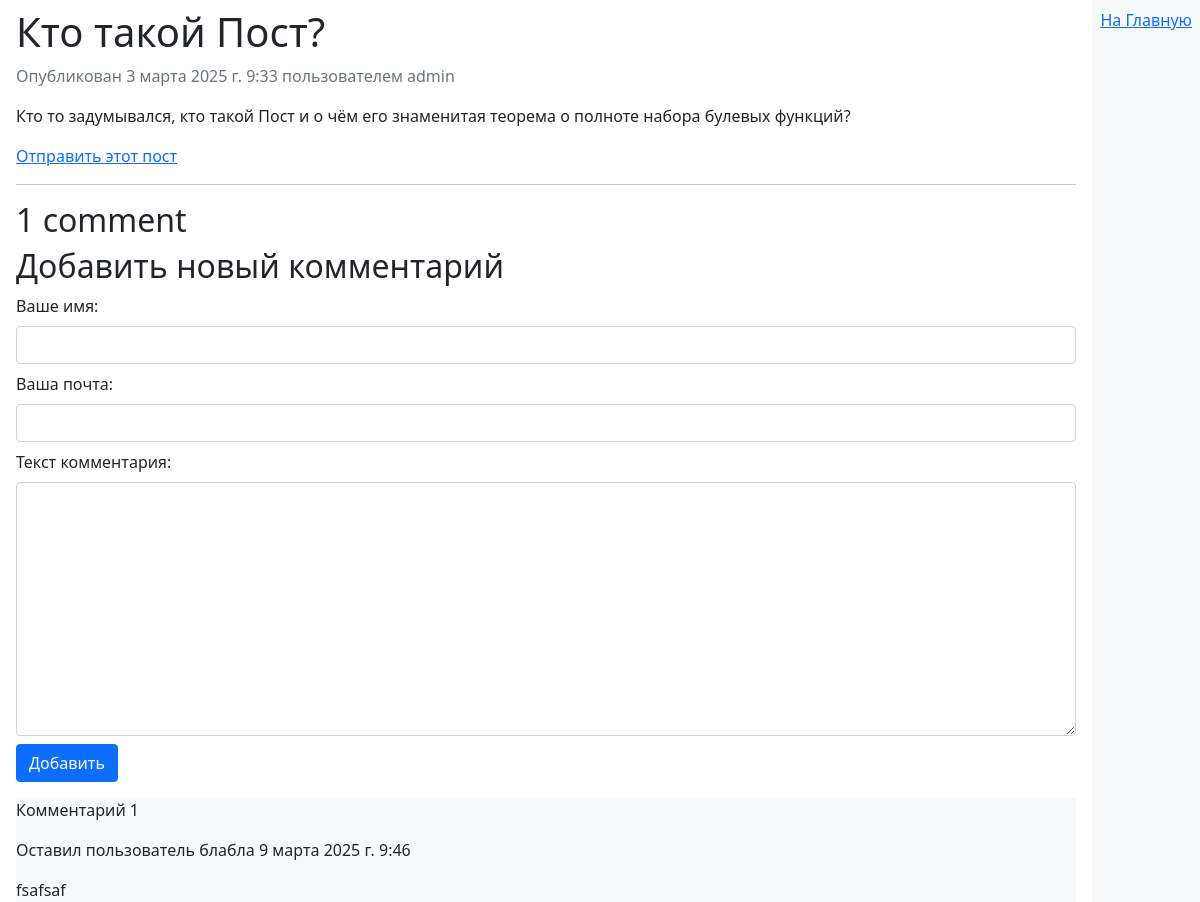
/blog/2025/3/3/2/, run on the app's committed database.
### blog/models.py (models this page shows, shortened)
class Post(models.Model):
    class Status(models.TextChoices):
        DRAFT = 'DF', 'Draft' # Пара значение-метка
        PUBLISHED = 'PB', 'Published'
    title = models.CharField(max_length=250)
    slug = models.SlugField(max_length=250, unique_for_date='publish') # Проверка на уникальность будет только по дате
    author = models.ForeignKey(User, on_delete=models.CASCADE, related_name='blog_posts')
    body = models.TextField()
    publish = models.DateTimeField(default=timezone.now)
    created = models.DateTimeField(auto_now_add=True) # При создании объекта, будет присвоена дата создания
    updated = models.DateTimeField(auto_now=True) # При каждом измении объекта, будет изменено и поле Update
    status = models.CharField(max_length=2, choices=Status.choices, default=Status.DRAFT)
    objects = models.Manager() # Менеджер, применяемый по умолчанию
    published = PublishedManager() # конкретно-прикладной менеджер
    class Meta:
        ordering = ['-publish']
        indexes = [
            models.Index(fields=['-publish'])
        ]

class Comment(models.Model):
    post = models.ForeignKey(Post,
                             on_delete=models.CASCADE,
                             related_name='comments')
    name = models.CharField(max_length=80, verbose_name='Ваше имя')
    email = models.EmailField(verbose_name='Ваша почта:')
    body = models.TextField('Текст комментария')
    created = models.DateTimeField(auto_now_add=True)
    updated = models.DateTimeField(auto_now=True)
    active = models.BooleanField(default=True)
    class Meta:
        ordering = ['created']
        indexes = [
            models.Index(fields=['created'])
        ]

### blog/views.py (the view)
# urls.py: path('<int:year>/<int:month>/<int:day>/<slug:post>/', views.post_detail, name="post_detail"),
def post_detail(request, year, month, day, post):
    post = get_object_or_404(Post,
                             status=Post.Status.PUBLISHED,
                             slug=post,
                             publish__year=year,
                             publish__month = month,
                             publish__day = day)
    comments = post.comments.filter(active=True)
    form = CommentPostForm()
    return render(request=request, template_name='blog/post/detail.html', context={'post': post, 'comments': comments, 'form': form})

### blog/forms.py
class CommentPostForm(forms.ModelForm):
    class Meta:
        model = Comment
        fields = ["name", "email", "body"]
        widgets = {
            'name': forms.TextInput(attrs={'class': 'form-control mb-2'}),
            'email': forms.EmailInput(attrs={'class': 'form-control mb-2'}),
            'body': forms.Textarea(attrs={'class': 'form-control mb-2 '})
        }

### blog/templates/blog/post/detail.html (shortened to what this page needs)
{% extends 'blog/base.html' %}
{% block content %}
<h1>{{post.title}}</h1>
<p class="text-secondary">Опубликован {{ post.publish }} пользователем {{ post.author }}</p>
{{ post.body|linebreaks}}
<p>
    <a href="{% url 'blog:post_share' post.id %}">
        Отправить этот пост
    </a>
</p>
<hr>
{% with total_comments=comments.count %}
<h2>{{ total_comments }} comment{{ total_comments|pluralize}}</h2>
{% endwith %}
{% include 'blog/post/includes/comment_form.html' %}
{% for comment in comments %}
    <div class="bg-light">
        <p> Комментарий {{ forloop.counter }}</p>
        <p> Оставил пользователь {{ comment.name }}
        {{ comment.created }}
        </p>
        {{ comment.body|linebreaks}}
    </div>
    {% empty %}
    <p>Станьте первым, кто проекомментирует данную запись!</p>
{% endfor %}
{% endblock %}

### data on the page
Post: title "Кто такой Пост?", publish "3 марта 2025 г. 9:33", author "admin", body "Кто то задумывался, кто такой Пост и о чём его знаменитая теорема о полноте набора булевых функций?"
Comment: name "блабла", created "9 марта 2025 г. 9:46", body "fsafsaf"

### other printed values
{{ total_comments }} "1"
{{ field.label_tag }} "Ваше имя:" "Ваша почта:" "Текст комментария:"
